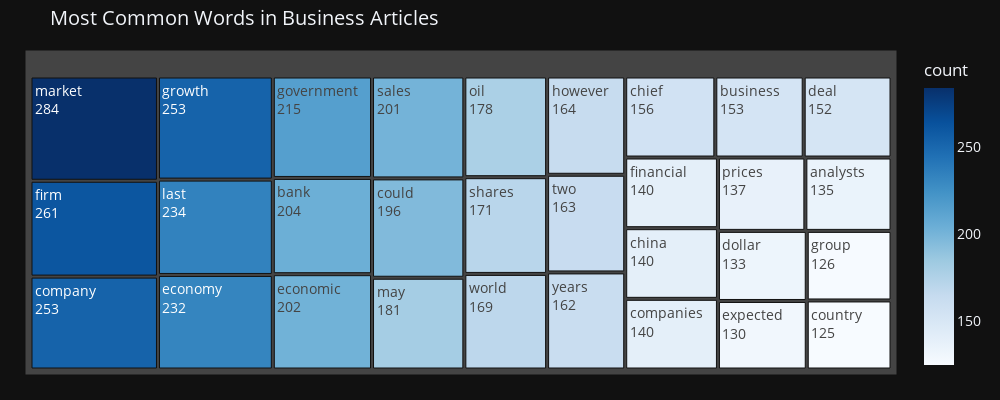
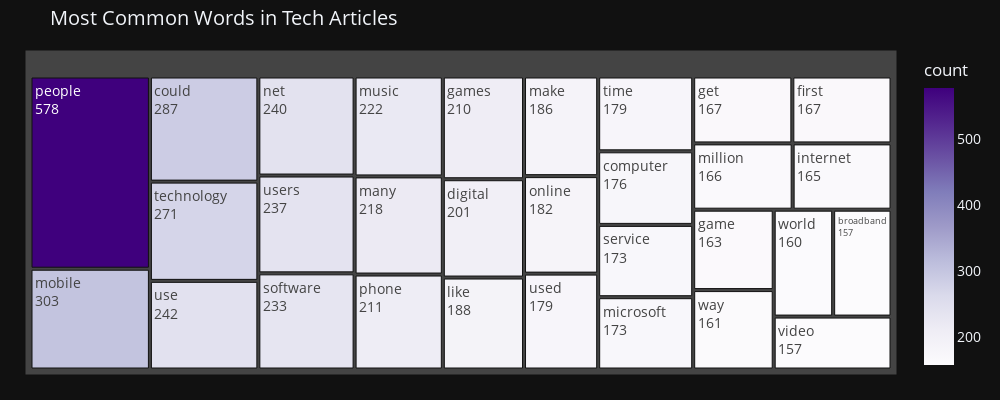
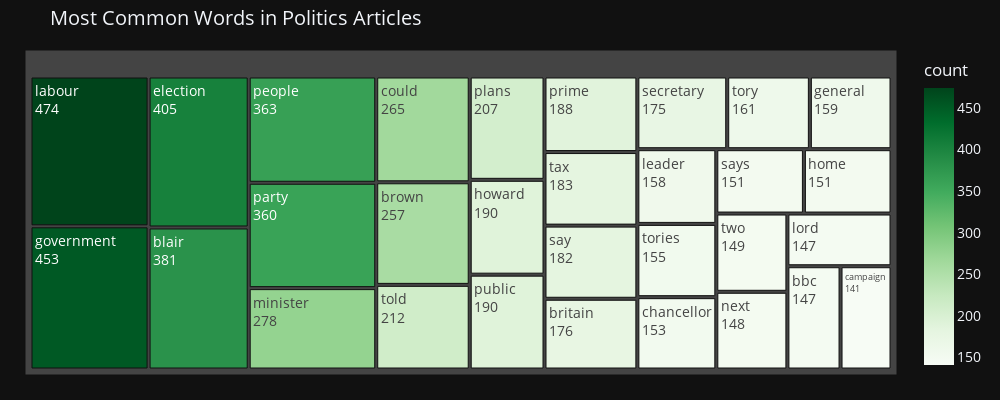
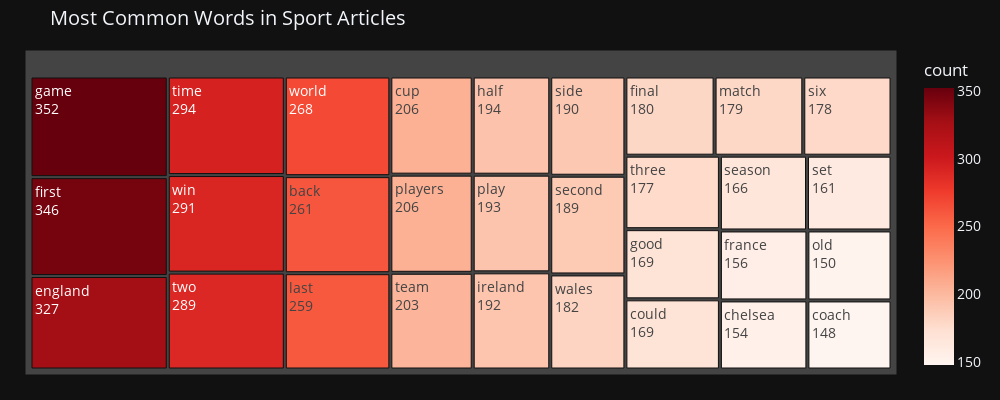

Notebook source saved alongside these figures, in order:
### Markdown cell above
#### Remove Common Words

Looking at the six common words across all categories (said, would, year, also, new, one), and their prevalence within the top words, we will remove them from the text along with the standard stop words.

### Code cell
# Remove the common words from the word list
remove_common = common_category_words['word'].tolist()

# Cleanup the article Text
text_cleaner = TextCleaner(additional_words=remove_common)
bbcnews_train['Text_cleaned'] = text_cleaner.transform(bbcnews_train['Text'])

# Visualize the word treemaps with the common words removed
for category in bbcnews_train['Category'].unique():
    fig = create_category_treemap(category)
    fig.show()

### Figure 1 — Plotly figure (JSON) as saved in the notebook; plotly's stock layout.template omitted (floating-point values rounded to 4 significant figures)
{"data": [{"branchvalues": "total", "customdata": [[284.0], [261.0], [253.0], [253.0], [234.0], [232.0], [215.0], [204.0], [202.0], [201.0], [196.0], [181.0], [178.0], [171.0], [169.0], [164.0], [163.0], [162.0], [156.0], [153.0], [152.0], [140.0], [140.0], [140.0], [137.0], [135.0], [133.0], [130.0], [126.0], [125.0]], "domain": {"x": [0.0, 1.0], "y": [0.0, 1.0]}, "hovertemplate": "<b>%{label}</b><br>Count: %{value}<extra></extra>", "ids": ["market", "firm", "company", "growth", "last", "economy", "government", "bank", "economic", "sales", "could", "may", "oil", "shares", "world", "however", "two", "years", "chief", "business", "deal", "financial", "china", "companies", "prices", "analysts", "dollar", "expected", "group", "country"], "labels": ["market", "firm", "company", "growth", "last", "economy", "government", "bank", "economic", "sales", "could", "may", "oil", "shares", "world", "however", "two", "years", "chief", "business", "deal", "financial", "china", "companies", "prices", "analysts", "dollar", "expected", "group", "country"], "marker": {"coloraxis": "coloraxis", "colors": [284.0, 261.0, 253.0, 253.0, 234.0, 232.0, 215.0, 204.0, 202.0, 201.0, 196.0, 181.0, 178.0, 171.0, 169.0, 164.0, 163.0, 162.0, 156.0, 153.0, 152.0, 140.0, 140.0, 140.0, 137.0, 135.0, 133.0, 130.0, 126.0, 125.0]}, "name": "", "parents": ["", "", "", "", "", "", "", "", "", "", "", "", "", "", "", "", "", "", "", "", "", "", "", "", "", "", "", "", "", ""], "values": [284.0, 261.0, 253.0, 253.0, 234.0, 232.0, 215.0, 204.0, 202.0, 201.0, 196.0, 181.0, 178.0, 171.0, 169.0, 164.0, 163.0, 162.0, 156.0, 153.0, 152.0, 140.0, 140.0, 140.0, 137.0, 135.0, 133.0, 130.0, 126.0, 125.0], "type": "treemap", "textinfo": "label+value"}], "layout": {"coloraxis": {"colorbar": {"title": {"text": "count"}}, "colorscale": [[0.0, "rgb(247,251,255)"], [0.125, "rgb(222,235,247)"], [0.25, "rgb(198,219,239)"], [0.375, "rgb(158,202,225)"], [0.5, "rgb(107,174,214)"], [0.625, "rgb(66,146,198)"], [0.75, "rgb(33,113,181)"], [0.875, "rgb(8,81,156)"], [1.0, "rgb(8,48,107)"]]}, "legend": {"tracegroupgap": 0}, "title": {"text": "Most Common Words in Business Articles"}, "height": 400, "width": 1000, "margin": {"t": 50, "l": 25, "r": 25, "b": 25}, "font": {"size": 14}}}

### Figure 2 — Plotly figure (JSON) as saved in the notebook; plotly's stock layout.template omitted (floating-point values rounded to 4 significant figures)
{"data": [{"branchvalues": "total", "customdata": [[578.0], [303.0], [287.0], [271.0], [242.0], [240.0], [237.0], [233.0], [222.0], [218.0], [211.0], [210.0], [201.0], [188.0], [186.0], [182.0], [179.0], [179.0], [176.0], [173.0], [173.0], [167.0], [167.0], [166.0], [165.0], [163.0], [161.0], [160.0], [157.0], [157.0]], "domain": {"x": [0.0, 1.0], "y": [0.0, 1.0]}, "hovertemplate": "<b>%{label}</b><br>Count: %{value}<extra></extra>", "ids": ["people", "mobile", "could", "technology", "use", "net", "users", "software", "music", "many", "phone", "games", "digital", "like", "make", "online", "used", "time", "computer", "service", "microsoft", "get", "first", "million", "internet", "game", "way", "world", "broadband", "video"], "labels": ["people", "mobile", "could", "technology", "use", "net", "users", "software", "music", "many", "phone", "games", "digital", "like", "make", "online", "used", "time", "computer", "service", "microsoft", "get", "first", "million", "internet", "game", "way", "world", "broadband", "video"], "marker": {"coloraxis": "coloraxis", "colors": [578.0, 303.0, 287.0, 271.0, 242.0, 240.0, 237.0, 233.0, 222.0, 218.0, 211.0, 210.0, 201.0, 188.0, 186.0, 182.0, 179.0, 179.0, 176.0, 173.0, 173.0, 167.0, 167.0, 166.0, 165.0, 163.0, 161.0, 160.0, 157.0, 157.0]}, "name": "", "parents": ["", "", "", "", "", "", "", "", "", "", "", "", "", "", "", "", "", "", "", "", "", "", "", "", "", "", "", "", "", ""], "values": [578.0, 303.0, 287.0, 271.0, 242.0, 240.0, 237.0, 233.0, 222.0, 218.0, 211.0, 210.0, 201.0, 188.0, 186.0, 182.0, 179.0, 179.0, 176.0, 173.0, 173.0, 167.0, 167.0, 166.0, 165.0, 163.0, 161.0, 160.0, 157.0, 157.0], "type": "treemap", "textinfo": "label+value"}], "layout": {"coloraxis": {"colorbar": {"title": {"text": "count"}}, "colorscale": [[0.0, "rgb(252,251,253)"], [0.125, "rgb(239,237,245)"], [0.25, "rgb(218,218,235)"], [0.375, "rgb(188,189,220)"], [0.5, "rgb(158,154,200)"], [0.625, "rgb(128,125,186)"], [0.75, "rgb(106,81,163)"], [0.875, "rgb(84,39,143)"], [1.0, "rgb(63,0,125)"]]}, "legend": {"tracegroupgap": 0}, "title": {"text": "Most Common Words in Tech Articles"}, "height": 400, "width": 1000, "margin": {"t": 50, "l": 25, "r": 25, "b": 25}, "font": {"size": 14}}}

### Figure 3 — Plotly figure (JSON) as saved in the notebook; plotly's stock layout.template omitted (floating-point values rounded to 4 significant figures)
{"data": [{"branchvalues": "total", "customdata": [[474.0], [453.0], [405.0], [381.0], [363.0], [360.0], [278.0], [265.0], [257.0], [212.0], [207.0], [190.0], [190.0], [188.0], [183.0], [182.0], [176.0], [175.0], [161.0], [159.0], [158.0], [155.0], [153.0], [151.0], [151.0], [149.0], [148.0], [147.0], [147.0], [141.0]], "domain": {"x": [0.0, 1.0], "y": [0.0, 1.0]}, "hovertemplate": "<b>%{label}</b><br>Count: %{value}<extra></extra>", "ids": ["labour", "government", "election", "blair", "people", "party", "minister", "could", "brown", "told", "plans", "howard", "public", "prime", "tax", "say", "britain", "secretary", "tory", "general", "leader", "tories", "chancellor", "says", "home", "two", "next", "lord", "bbc", "campaign"], "labels": ["labour", "government", "election", "blair", "people", "party", "minister", "could", "brown", "told", "plans", "howard", "public", "prime", "tax", "say", "britain", "secretary", "tory", "general", "leader", "tories", "chancellor", "says", "home", "two", "next", "lord", "bbc", "campaign"], "marker": {"coloraxis": "coloraxis", "colors": [474.0, 453.0, 405.0, 381.0, 363.0, 360.0, 278.0, 265.0, 257.0, 212.0, 207.0, 190.0, 190.0, 188.0, 183.0, 182.0, 176.0, 175.0, 161.0, 159.0, 158.0, 155.0, 153.0, 151.0, 151.0, 149.0, 148.0, 147.0, 147.0, 141.0]}, "name": "", "parents": ["", "", "", "", "", "", "", "", "", "", "", "", "", "", "", "", "", "", "", "", "", "", "", "", "", "", "", "", "", ""], "values": [474.0, 453.0, 405.0, 381.0, 363.0, 360.0, 278.0, 265.0, 257.0, 212.0, 207.0, 190.0, 190.0, 188.0, 183.0, 182.0, 176.0, 175.0, 161.0, 159.0, 158.0, 155.0, 153.0, 151.0, 151.0, 149.0, 148.0, 147.0, 147.0, 141.0], "type": "treemap", "textinfo": "label+value"}], "layout": {"coloraxis": {"colorbar": {"title": {"text": "count"}}, "colorscale": [[0.0, "rgb(247,252,245)"], [0.125, "rgb(229,245,224)"], [0.25, "rgb(199,233,192)"], [0.375, "rgb(161,217,155)"], [0.5, "rgb(116,196,118)"], [0.625, "rgb(65,171,93)"], [0.75, "rgb(35,139,69)"], [0.875, "rgb(0,109,44)"], [1.0, "rgb(0,68,27)"]]}, "legend": {"tracegroupgap": 0}, "title": {"text": "Most Common Words in Politics Articles"}, "height": 400, "width": 1000, "margin": {"t": 50, "l": 25, "r": 25, "b": 25}, "font": {"size": 14}}}

### Figure 4 — Plotly figure (JSON) as saved in the notebook; plotly's stock layout.template omitted (floating-point values rounded to 4 significant figures)
{"data": [{"branchvalues": "total", "customdata": [[352.0], [346.0], [327.0], [294.0], [291.0], [289.0], [268.0], [261.0], [259.0], [206.0], [206.0], [203.0], [194.0], [193.0], [192.0], [190.0], [189.0], [182.0], [180.0], [179.0], [178.0], [177.0], [169.0], [169.0], [166.0], [161.0], [156.0], [154.0], [150.0], [148.0]], "domain": {"x": [0.0, 1.0], "y": [0.0, 1.0]}, "hovertemplate": "<b>%{label}</b><br>Count: %{value}<extra></extra>", "ids": ["game", "first", "england", "time", "win", "two", "world", "back", "last", "cup", "players", "team", "half", "play", "ireland", "side", "second", "wales", "final", "match", "six", "three", "good", "could", "season", "set", "france", "chelsea", "old", "coach"], "labels": ["game", "first", "england", "time", "win", "two", "world", "back", "last", "cup", "players", "team", "half", "play", "ireland", "side", "second", "wales", "final", "match", "six", "three", "good", "could", "season", "set", "france", "chelsea", "old", "coach"], "marker": {"coloraxis": "coloraxis", "colors": [352.0, 346.0, 327.0, 294.0, 291.0, 289.0, 268.0, 261.0, 259.0, 206.0, 206.0, 203.0, 194.0, 193.0, 192.0, 190.0, 189.0, 182.0, 180.0, 179.0, 178.0, 177.0, 169.0, 169.0, 166.0, 161.0, 156.0, 154.0, 150.0, 148.0]}, "name": "", "parents": ["", "", "", "", "", "", "", "", "", "", "", "", "", "", "", "", "", "", "", "", "", "", "", "", "", "", "", "", "", ""], "values": [352.0, 346.0, 327.0, 294.0, 291.0, 289.0, 268.0, 261.0, 259.0, 206.0, 206.0, 203.0, 194.0, 193.0, 192.0, 190.0, 189.0, 182.0, 180.0, 179.0, 178.0, 177.0, 169.0, 169.0, 166.0, 161.0, 156.0, 154.0, 150.0, 148.0], "type": "treemap", "textinfo": "label+value"}], "layout": {"coloraxis": {"colorbar": {"title": {"text": "count"}}, "colorscale": [[0.0, "rgb(255,245,240)"], [0.125, "rgb(254,224,210)"], [0.25, "rgb(252,187,161)"], [0.375, "rgb(252,146,114)"], [0.5, "rgb(251,106,74)"], [0.625, "rgb(239,59,44)"], [0.75, "rgb(203,24,29)"], [0.875, "rgb(165,15,21)"], [1.0, "rgb(103,0,13)"]]}, "legend": {"tracegroupgap": 0}, "title": {"text": "Most Common Words in Sport Articles"}, "height": 400, "width": 1000, "margin": {"t": 50, "l": 25, "r": 25, "b": 25}, "font": {"size": 14}}}
